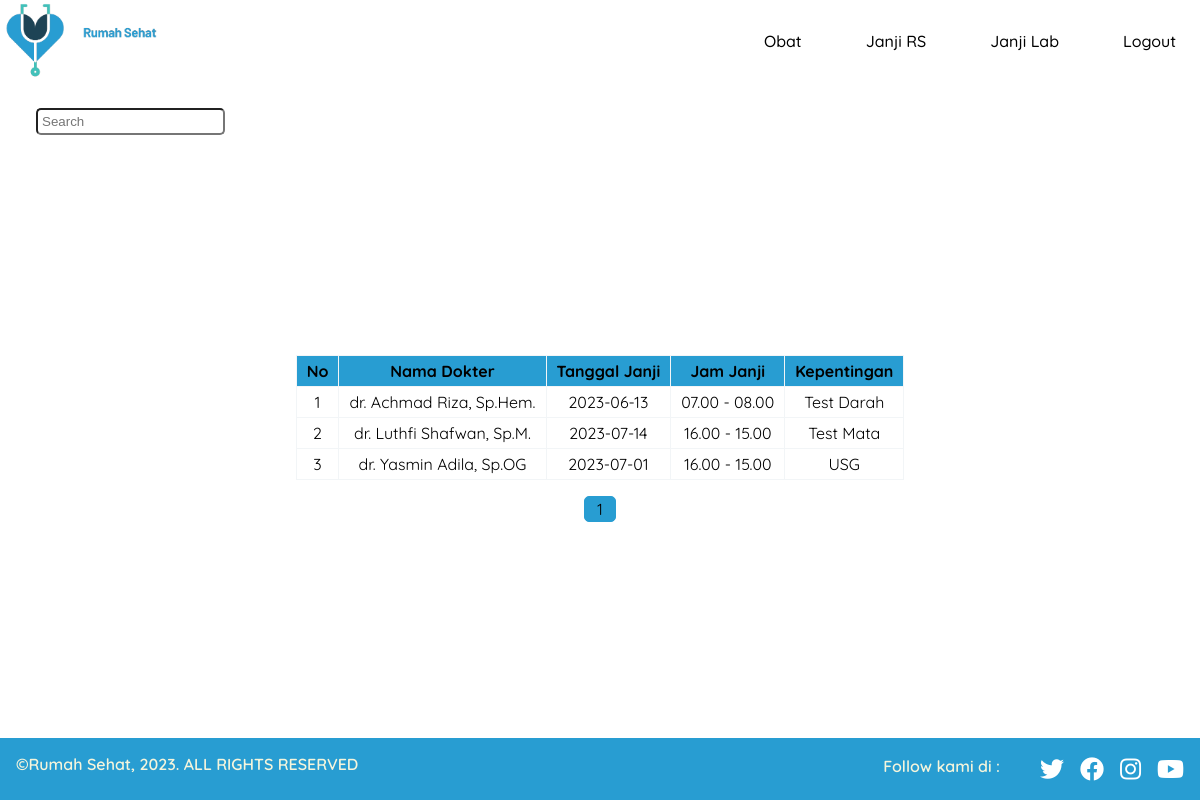
Screenshot of /dokter-lab.php with the database file from the repository.
### tables this page shows
CREATE TABLE `lab` (
  `id_lab` int(5) NOT NULL AUTO_INCREMENT,
  `pilih_dokterlab` varchar(40) NOT NULL,
  `pilih_tanggallab` date NOT NULL,
  `pilih_jamlab` varchar(15) NOT NULL,
  `janji_lab` varchar(25) NOT NULL,
  `id` varchar(20) NOT NULL,
  PRIMARY KEY (`id_lab`,`id`),
  KEY `id` (`id`),
  KEY `id_2` (`id`),
  CONSTRAINT `lab_ibfk_1` FOREIGN KEY (`id`) REFERENCES `pengguna` (`id`) ON DELETE CASCADE ON UPDATE CASCADE
);

### pages/functions-lab.php (called while the page is built, shortened)
<?php
include 'koneksi.php';
function  query($query) {
	global $db;
	$result = mysqli_query($db, $query);
	$d = [];
	while($data = mysqli_fetch_assoc($result)) {
		$d[] = $data;
	}
	return $d;
}
?>

### dokter-lab.php (the view, shortened to what this page needs)
<?php
include './pages/koneksi.php';
require './pages/functions-lab.php';
?>
<!DOCTYPE html>
<html lang="id">
<head>
  <link rel="stylesheet" href="./css/style.css">
  <link rel="stylesheet" href="https://cdnjs.cloudflare.com/ajax/libs/font-awesome/5.15.4/css/all.min.css">
</head>
<body>
<header class="navbar-container">
    <div class="logo">
       <a href="./dokter.php"><img src="./src/Rumah Sehat.png" alt="logo"></a>
    </div>
    <nav class="nav-list">
        <ul>
            <li><a href="dokter.php">Obat</a></li>
            <li><a href="dokter-rs.php">Janji RS</a></li>
            <li><a href="dokter-lab.php">Janji Lab</a></li>
            <li><a href="./pages/logout.php" onclick="alert('Anda Berhasil Logout!')">Logout</a></li>
        </ul>
    </nav>
</header>
<div class="search-container">
    <form class="search" method="post">
        <input class="search" type="search" placeholder="Search" name="keyword" id="keyword">
    </form>
</div>
<main>
  <div class="table-container" id="table-container">
    <table class="tampil-table">
      <thead>
        <tr>
          <th>No</th>
          <th>Nama Dokter</th>
          <th>Tanggal Janji</th>
          <th>Jam Janji</th>
          <th>Kepentingan</th>
        </tr>
      </thead>
      <tbody>
      <?php
				$batas = 5;
				$halaman = isset($_GET['halaman'])?(int)$_GET['halaman'] : 1;
				$halaman_awal = ($halaman>1) ? ($halaman * $batas) - $batas : 0;
				$data = mysqli_query($db,"SELECT * FROM lab");
				$jumlah_data = mysqli_num_rows($data);
				$total_halaman = ceil($jumlah_data / $batas);
        if ($jumlah_data > 0) {
				$data_janji = query("SELECT * FROM lab limit $halaman_awal, $batas");
				$nomor = $halaman_awal+1;
			foreach ($data_janji as $d) {
        ?>
        <tr>
            <td><?php echo $nomor++; ?></td>
            <td><?php echo $d['pilih_dokterlab']; ?></td>
            <td><?php echo $d['pilih_tanggallab']; ?></td>
            <td><?php echo $d['pilih_jamlab']; ?></td>
            <td><?php echo $d['janji_lab']; ?></td>
        </tr>
		<?php } ?>
        </tbody>
        <?php } else{
                echo "<tr><td colspan=6>Data Obat Tidak Ditemukan</td></tr>";
          } ?>
        </table>
      <nav class="page-container">
      <?php for($x=1;$x<=$total_halaman;$x++){ ?>
				<a class="page" href="?halaman=<?php echo $x ?>"><?php echo $x; ?></a>
			<?php } ?>
    </nav>
  </div>
</main>
<footer>
    <p>&copy;Rumah Sehat, 2023. ALL RIGHTS RESERVED</p>
    <div class="social-media">
        <p>Follow kami di :</p>
        <ul>
          <li><a href="#"><i class="fab fa-twitter"></i></a></li>
          <li><a href="#"><i class="fab fa-facebook"></i></a></li>
          <li><a href="#"><i class="fab fa-instagram"></i></a></li>
          <li><a href="#"><i class="fab fa-youtube"></i></a></li>
        </ul>
  </div>
</footer>
</body>
</html>

### css/style.css (style rules this page uses)
*, *::before, *::after { box-sizing: border-box; }
body { height: 100vh; font-family: 'Quicksand', sans-serif; margin: 0; display: flex; flex-direction: column; }
header.navbar-container { max-width: 1500px; width: 100%; margin-inline: auto; display: flex; justify-content: space-between; align-items: center; padding-bottom: 0.3rem; z-index: 999; }
header.navbar-container .logo img { width: 180px; }
header.navbar-container .nav-list ul { padding-left: 0; display: flex; justify-content: center; gap: 2rem 1rem; }
header.navbar-container .nav-list li { list-style-type: none; }
header.navbar-container .nav-list li a { text-decoration: none; font-size: 1rem; font-weight: 500; color: black; padding: .5rem 1.5rem; border-radius: 999px; transition: all .2s ease-in-out; }
main { max-width: 1200px; width: 100%; margin-inline: auto; padding: .4rem 4rem; flex: 1; display: flex; align-items: center; }
div.body-obat h2,p { margin-block: .5rem; text-align: center; }
div.search-container { display: flex; justify-content: space-between; align-items: center; margin-inline: 2rem; }
form.search { margin-top: 1rem; padding: .25rem; }
form input.search { border-radius: 5px; padding: .25rem; }
footer { display: flex; gap: 1rem 1rem; justify-content: space-between; z-index: 999; width: 100%; background-color: #289dd2; }
footer p { display: flex; gap: 1rem 1rem; color: beige; font-weight: 600; margin-inline-start: 1rem; margin-block: 1rem; }
div.social-media { display: flex; justify-content: center; }
div.social-media p { line-height: 25px; }
.social-media ul { display: flex; justify-content: center; gap: 1rem; margin-inline-end: 1rem; }
.social-media li { list-style-type: none; }
.social-media li a { text-decoration: none; font-size: 1.5rem; color: white; transition: all .1s ease-in-out; }
div.table-container { display: flex; flex-direction: column; flex: 1; }
table.tampil-table { margin: 0 auto; border-collapse: collapse; }
thead { background: #289dd2; font-weight: bold; }
table th,td { padding: 5px 10px; border: 1px solid #f2f5f7; text-align: center; }
nav.page-container { display: flex; align-items: flex-end; justify-content: center; flex: 1; }
nav.page-container a.page { border-radius: 5px; border: 1px solid #289dd2; width: 2rem; margin-inline: .375rem; margin-top: 1rem; padding: 2px; color: black; background-color: #289dd2; cursor: pointer; text-decoration: none; text-align: center; }

### rows the page displays
lab: pilih_dokterlab "dr. Achmad Riza, Sp.Hem.", pilih_tanggallab "2023-06-13", pilih_jamlab "07.00 - 08.00", janji_lab "Test Darah"
lab: pilih_dokterlab "dr. Luthfi Shafwan, Sp.M.", pilih_tanggallab "2023-07-14", pilih_jamlab "16.00 - 15.00", janji_lab "Test Mata"
lab: pilih_dokterlab "dr. Yasmin Adila, Sp.OG", pilih_tanggallab "2023-07-01", pilih_jamlab "16.00 - 15.00", janji_lab "USG"
